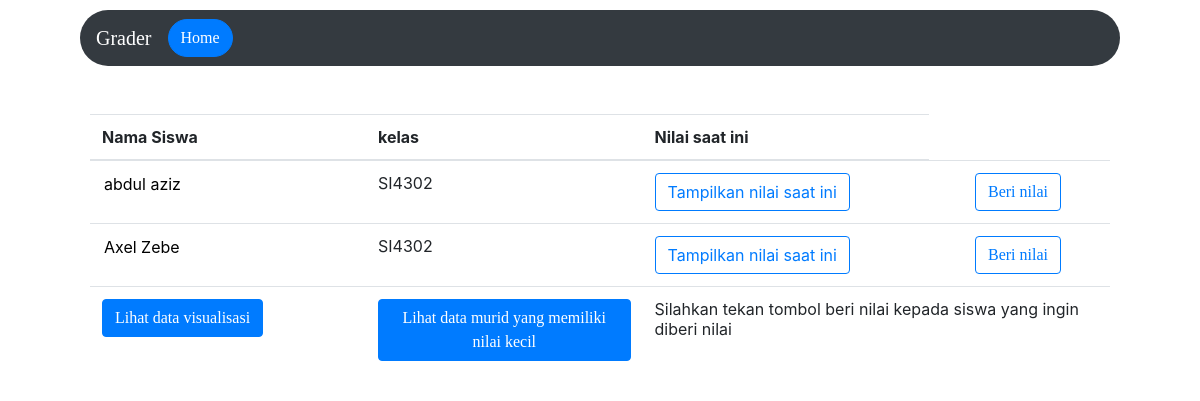
The page /grader/kasihNilai/SI4302/SNB22/ on the database as committed earlier.
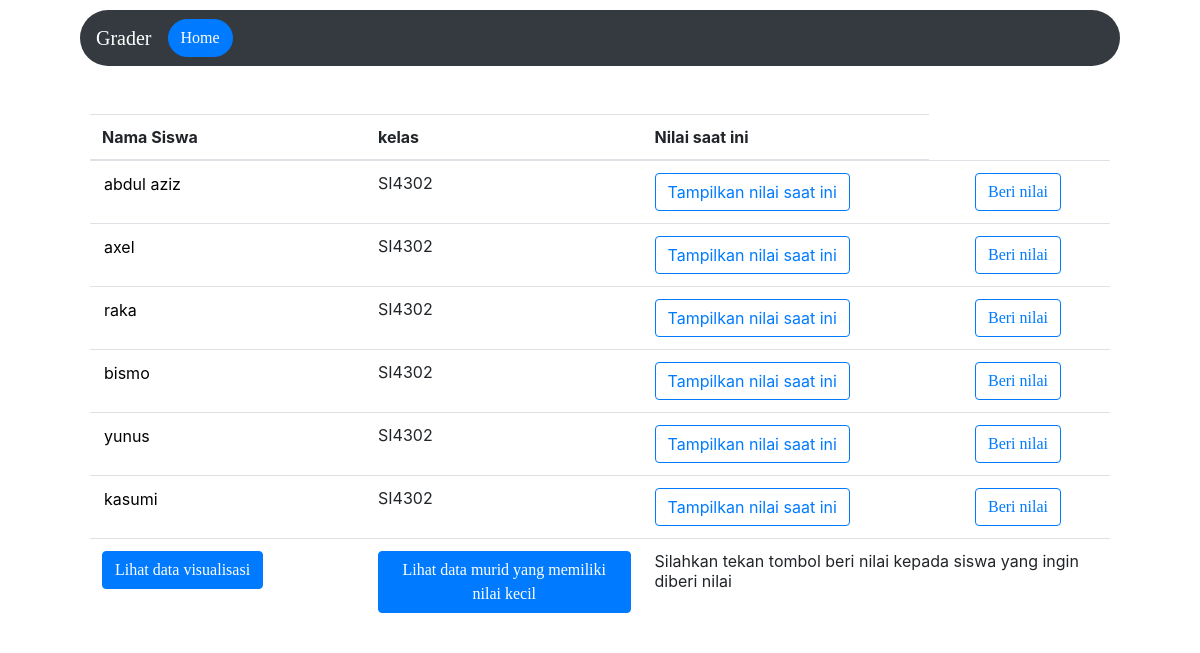
The same page on the database as committed later.
### grader/models.py (models this page shows, shortened)
class t_pengguna(models.Model):
    username = models.CharField(max_length=15)
    tipe = models.CharField(max_length=15)
    KELAS_CHOICES = (
        ('SI4301','SI4301'),
        ('SI4302','SI4302'),
        ('SI4303','SI4303'),
    )
    kelas = models.CharField(max_length=15, choices=KELAS_CHOICES, default='SI4301')
    nama_lengkap = models.CharField(max_length=50, default='nama')

class t_matkul(models.Model):
    nama_mapel = models.CharField(max_length=50)
    kode_mapel = models.CharField(max_length=20, default='kode')
    username_dosen = models.CharField(max_length=15)
    KELAS_CHOICES = (
        ('SI4301','SI4301'),
        ('SI4302','SI4302'),
        ('SI4303','SI4303'),
    )
    kelas = models.CharField(max_length=15, choices=KELAS_CHOICES, default='SI 43 01')
    nama_dosen = models.CharField(max_length=50, default='nama')

### grader/views.py (the view)
# urls.py: url(r'^kasihNilai/(?P<kelas>\w+)/(?P<nm_map>\w+)/$', tambahNilai, name='beriNilai'),
def tambahNilai(request, kelas, nm_map):
    if request.method == 'POST':
        nama = request.POST.get('nama')
        print(nama)
        return render(request, 'grader/beriNilai.html', {'matpel' : t_pengguna.objects.filter(kelas=kelas), 'nilai' : t_nilai.objects.filter(nama=nama).filter(kode_mapel=nm_map), 'nama' : t_matkul.objects.filter(kode_mapel=nm_map)})
    return render(request, 'grader/beriNilai.html', {'matpel' : t_pengguna.objects.filter(kelas=kelas), 'nama' : t_matkul.objects.filter(kode_mapel=nm_map)})

### grader/templates/grader/beriNilai.html (shortened to what this page needs)
<html>
    <head>
        <link rel="stylesheet" href="https://stackpath.bootstrapcdn.com/font-awesome/4.7.0/css/font-awesome.min.css">
        <link rel="stylesheet" href="https://stackpath.bootstrapcdn.com/bootstrap/4.3.1/css/bootstrap.min.css">
        <link rel="stylesheet" href="https://ajax.googleapis.com/ajax/libs/jquery/3.4.1/jquery.min.js">
    </head>
<body>
    <nav class="navbar navbar-dark bg-dark navbar-expand-lg rounded-pill">
    <a class="navbar-brand" href="/">Grader</a>
    <a href="{% url 'home' %}"><button class="auth1 btn btn-primary">Home</button></a>
    </nav>
    <br><br>
        <table class="table">
            <thead>
            <tr>
                <th scope="col">Nama Siswa</th>
                <th scope="col">kelas</th>
                <th scope="col">Nilai saat ini</th>
            </tr>
            </thead>
            <tbody>
    {% for matkuls in matpel %}
    <td><input type="readonly" value="{{ matkuls.nama_lengkap }}" style="border:0" name="nama" readonly></td>
    <td>{{ matkuls.kelas }}</td>
    <form method="POST">
        <td><button type="submit" class="btn btn-outline-primary">Tampilkan nilai saat ini</button></td>
        <td><input type="hidden" value="{{ matkuls.username }}" style="border:0" name="nama" readonly></td>
        {% for kodes in nama %}
        <td><a class="btn btn-outline-primary" href="{% url 'tambahNilai' matkuls.nama_lengkap matkuls.kelas kodes.kode_mapel %}">Beri nilai</a></td>
        {% endfor %}
</form>
{% endfor %}
  <tr>
    {% for kodes in nama %}
    <td><a href="{% url 'datvisdos' kodes.kode_mapel %}" class="btn btn-primary">Lihat data visualisasi</a></td>
    <td><a href="{% url 'datanilai' kodes.kode_mapel %}" class="btn btn-primary">Lihat data murid yang memiliki nilai kecil</a></td>
    {% endfor %}
    <td colspan="6" class="cs-text-center cs-empty-table"> Silahkan tekan tombol beri nilai kepada siswa yang ingin diberi nilai</td>
  </tr>
</tbody>
</table>
</body>
</html>

Rows that differ between the two databases and show on the page:
changed t_pengguna: nama "Axel Zebe" → "axel"
added t_pengguna: nama "raka", kelas "SI4302"
added t_pengguna: nama "bismo", kelas "SI4302"
added t_pengguna: nama "yunus", kelas "SI4302"
added t_pengguna: nama "kasumi", kelas "SI4302"
